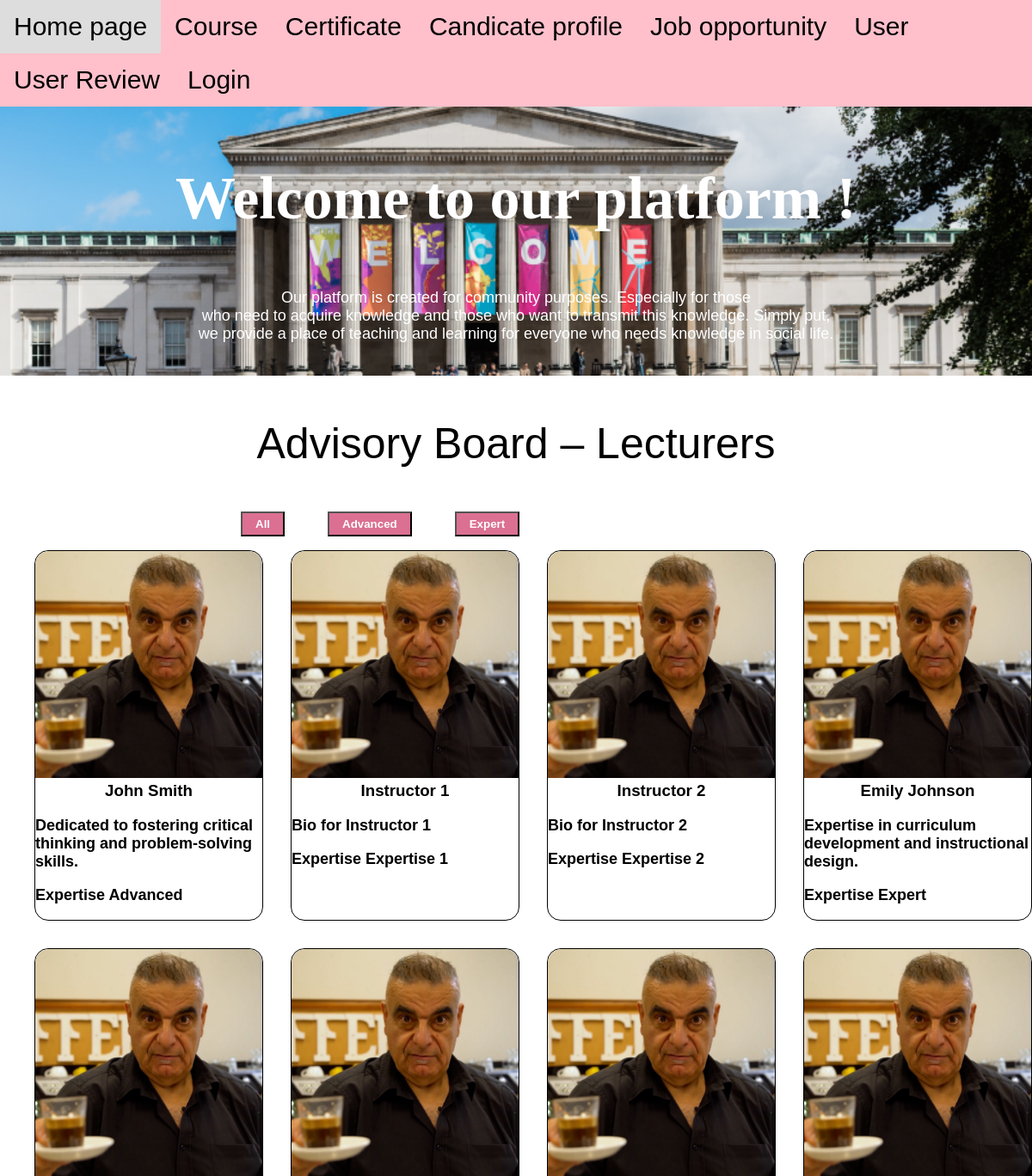
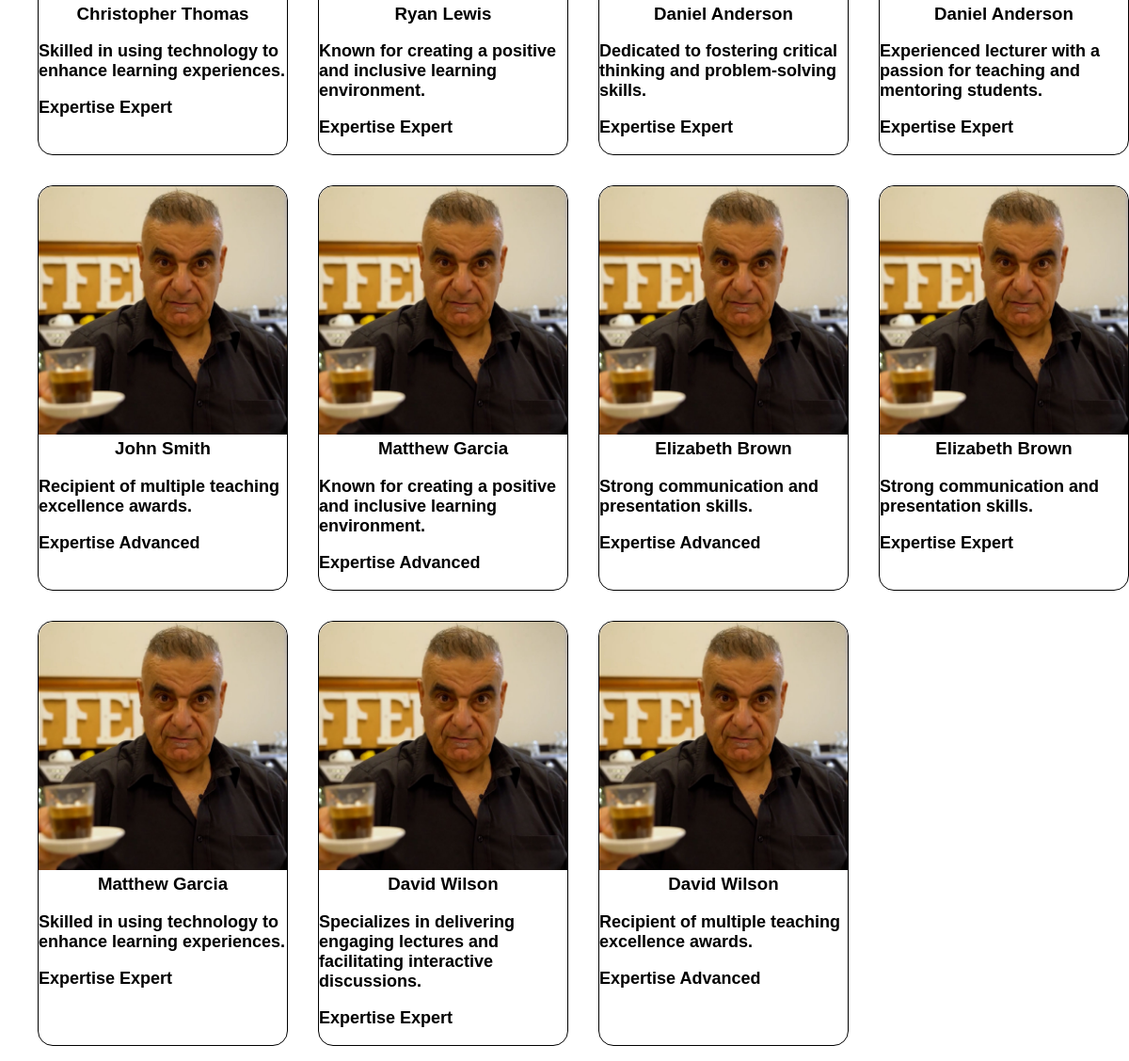
The page / on the database its author committed (2 pictures, top to bottom).
### tables this page shows
CREATE TABLE `instructors` (
  `instructor_id` int(11) NOT NULL,
  `instructor_name` varchar(255) NOT NULL,
  `expertise` text DEFAULT NULL,
  `bio` text DEFAULT NULL
);

### index.php (the view, shortened to what this page needs)
<?php
  include_once('includes/dbConnect.php');
  if ($_SERVER["REQUEST_METHOD"] == "GET" && isset($_GET["level"])) {
    $level = $_GET["level"];
    $sql = "SELECT * FROM instructors WHERE expertise = '$level'";
  } else {
    $sql = "SELECT * FROM instructors LIMIT 15";
  }
  $result = mysqli_query($conn, $sql);
  $resultCheck = mysqli_num_rows($result);
?>
<!DOCTYPE html>
<html lang="en">
  <head>
    <link rel="stylesheet" href="css/web.css" />
  </head>
  <body>
    <div class="taskbar">
      <ul>
        <li class="mucluc"><a href="index.php">Home page</a></li>
        <li class="mucluc"><a href="page/course.php">Course</a></li>
        <li class="mucluc"><a href="page/certificate.php">Certificate</a></li>
        <li class="mucluc"><a href="page/candicateprofile.php">Candicate profile</a></li>
        <li class="mucluc"><a href="page/jobopportunity.php"> Job opportunity</a></li>
        <li class="mucluc"><a href="page/User.php">User</a></li>
        <li class="mucluc"><a href="page/Userreview.php">User Review</a></li>
        <li class="mucluc"><a href="page/login.php">Login</a></li>
      </ul>
    </div>
    <div class="main-content">
      <h1 class ="title"; style="color: white; font-size: 70px;">Welcome to our platform !</h1>
      <p>Our platform is created for community purposes. Especially for those </br>
      who need to acquire knowledge and those who want to transmit this knowledge. Simply put,</br>
      we provide a place of teaching and learning for everyone who needs knowledge in social life.</p>
    </div>
    <div class="bcv">
      <p class="bcv-header">Advisory Board – Lecturers</p>
    </div>
    <div class="taskbar-2">
      <form action="index.php" method="get">
        <ul class="sql-task">
          <li><button class="buttonn" type="submit">All</a></li>
          <li><button class="buttonn" type="submit" name="level" value="Advanced">Advanced</a></li>
          <li><button class="buttonn"type="submit" name="level" value="Expert">Expert</a></li>
        </ul>
      </form>
    </div>
    <ul style=" display: grid; list-style: none; grid-template-columns: repeat(auto-fill, minmax(250px, 1fr)); font-weight: bolder; gap: 2em; ">
      <?php
        if ($resultCheck > 0) {
         while ($row = mysqli_fetch_assoc($result)) {
      ?>
          <li style='border: solid 1px; border-radius: 1em;'>
            <img style='border-radius: 1em 1em 0 0' src='image/Mr-jan.jpg' alt='' width='100%' height='auto' />
            <h3 class="title-name">
              <?php echo $row['instructor_name']; ?>
            </h3>
            <p style='color: black'> <?php echo $row['bio']; ?></p>
            <p style='color: black'> Expertise <?php echo $row['expertise']; ?></p>
          </li>
      <?php
          }
        }
      ?>
    </ul>
  </body>
</html>

### css/web.css (style rules this page uses)
body { font-family: Arial, sans-serif; margin: 0; padding: 0; }
.taskbar { background-color:pink; overflow: hidden; display: flex; justify-content: center; }
.taskbar ul { list-style-type: none; margin: 0; padding: 0; }
.taskbar li { float: left; }
.taskbar li a { display: block; color: rgb(0, 0, 0); text-align: center; padding: 14px 16px; text-decoration: none; }
.mucluc { font-size: 30px; }
h1 { text-align: center; font-size: 50px; color: #000000; }
p { font-size: 18px; color: #ffffff; }
.taskbar-2 li { margin-right: 50px; }
h3 { text-align: center; color: #000000; margin-top: 0; }
.main-content::before { content: ""; position: absolute; top: 0; left: 0; width: 100%; height: 100%; z-index: 0; }
form { width: 60%; margin: auto; }
.buttonn { padding: 5px 15px; color: white; background-color: palevioletred; font-weight: bolder; }
.title { font-family: fantasy; }
.main-content { position: relative; height: auto; background-image: url('../image/ucl-1.png'); background-size: cover; background-position: center; color: white; text-align: center; padding: 20px; display: flex; flex-direction: column; justify-content: center; }
.bcv-header { color: black; text-align: center; font-size: 50px; }
.sql-task { display: flex; list-style: none; font-weight: bolder; }

### rows shown on the page
instructors: instructor_name "John Smith", bio "Dedicated to fostering critical thinking and problem-solving skills.", expertise "Advanced"
instructors: instructor_name "Instructor 1", bio "Bio for Instructor 1", expertise "Expertise 1"
instructors: instructor_name "Instructor 2", bio "Bio for Instructor 2", expertise "Expertise 2"
instructors: instructor_name "Emily Johnson", bio "Expertise in curriculum development and instructional design.", expertise "Expert"
instructors: instructor_name "Christopher Thomas", bio "Skilled in using technology to enhance learning experiences.", expertise "Expert"
instructors: instructor_name "Ryan Lewis", bio "Known for creating a positive and inclusive learning environment.", expertise "Expert"
instructors: instructor_name "Daniel Anderson", bio "Dedicated to fostering critical thinking and problem-solving skills.", expertise "Expert"
instructors: instructor_name "Daniel Anderson", bio "Experienced lecturer with a passion for teaching and mentoring students.", expertise "Expert"
instructors: instructor_name "John Smith", bio "Recipient of multiple teaching excellence awards.", expertise "Advanced"
instructors: instructor_name "Matthew Garcia", bio "Known for creating a positive and inclusive learning environment.", expertise "Advanced"
instructors: instructor_name "Elizabeth Brown", bio "Strong communication and presentation skills.", expertise "Advanced"
instructors: instructor_name "Elizabeth Brown", bio "Strong communication and presentation skills.", expertise "Expert"
instructors: instructor_name "Matthew Garcia", bio "Skilled in using technology to enhance learning experiences.", expertise "Expert"
instructors: instructor_name "David Wilson", bio "Specializes in delivering engaging lectures and facilitating interactive discussions.", expertise "Expert"
instructors: instructor_name "David Wilson", bio "Recipient of multiple teaching excellence awards.", expertise "Advanced"
